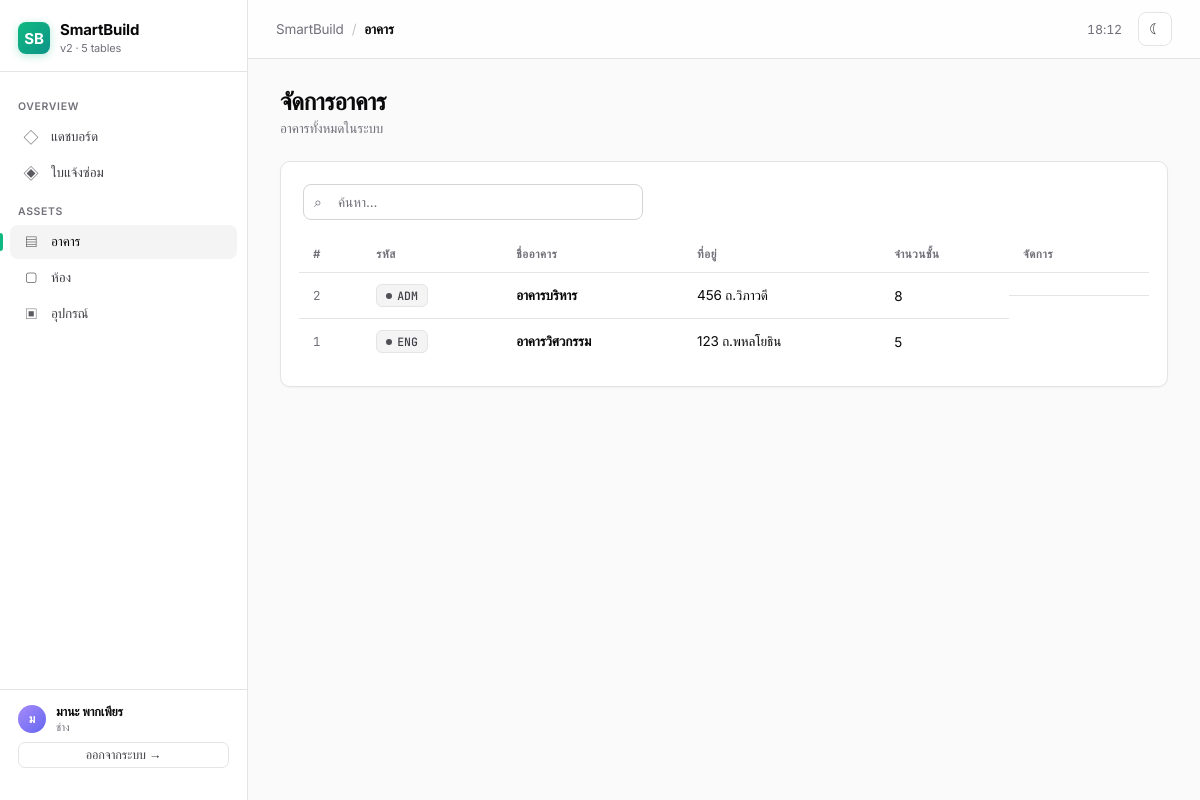
/buildings (signed in), run on the app's committed database.
### tables this page shows
CREATE TABLE users (
            id INTEGER PRIMARY KEY AUTOINCREMENT,
            username TEXT NOT NULL UNIQUE,
            password_hash TEXT NOT NULL,
            full_name TEXT NOT NULL,
            email TEXT,
            phone TEXT,
            role TEXT NOT NULL DEFAULT 'user',
            specialty TEXT,
            is_active INTEGER NOT NULL DEFAULT 1,
            created_at TEXT DEFAULT CURRENT_TIMESTAMP,
            last_login TEXT
        );

CREATE TABLE buildings (
            id INTEGER PRIMARY KEY AUTOINCREMENT,
            code TEXT NOT NULL UNIQUE,
            name TEXT NOT NULL,
            address TEXT,
            floors INTEGER DEFAULT 1,
            created_at TEXT DEFAULT CURRENT_TIMESTAMP
        );

### app.py (the view)
@app.route("/buildings")
@role_required("technician")
def buildings():
    rows = get_db().execute("SELECT * FROM buildings ORDER BY id DESC").fetchall()
    return render_template("buildings.html", rows=rows)

### app.py (called while the page is built)
def get_db():
    if "db" not in g:
        g.db = sqlite3.connect(DB_PATH)
        g.db.row_factory = sqlite3.Row
        g.db.execute("PRAGMA foreign_keys = ON")
    return g.db

def current_user():
    if "user_id" not in session:
        return None
    if "_user" not in g:
        g._user = get_db().execute(
            "SELECT * FROM users WHERE id=? AND is_active=1", (session["user_id"],)
        ).fetchone()
    return g._user

@app.context_processor
def inject_globals():
    return {
        "current_user": current_user(),
        "ROLE_LABELS": ROLE_LABELS,
        "STATUS_LABELS": STATUS_LABELS,
        "PRIORITY_LABELS": PRIORITY_LABELS,
        "EQUIP_STATUS_LABELS": EQUIP_STATUS_LABELS,
    }

def role_required(min_role):
    def deco(view):
        @wraps(view)
        def wrapped(*a, **kw):
            u = current_user()
            if not u:
                return redirect(url_for("login", next=request.path))
            if ROLE_LEVELS.get(u["role"], 0) < ROLE_LEVELS[min_role]:
                flash("คุณไม่มีสิทธิ์เข้าถึงส่วนนี้", "error")
                return redirect(url_for("index"))
            return view(*a, **kw)
        return wrapped
    return deco

@app.before_request
def require_login():
    if request.endpoint in (None, "login", "static"):
        return
    if not current_user():
        return redirect(url_for("login", next=request.path))

### templates/buildings.html (shortened to what this page needs)
{% extends 'base.html' %}
{% block crumb %}อาคาร{% endblock %}
{% block content %}
<h2 class="page-title">จัดการอาคาร</h2>
<p class="page-sub">อาคารทั้งหมดในระบบ</p>
<div class="card">
  <div class="toolbar">
    <div class="toolbar-left">
      <div class="search-box"><span class="ico">⌕</span><input id="searchBox" placeholder="ค้นหา..." oninput="tableSearch('searchBox','mainTable')"></div>
    </div>
  </div>
  <div class="table-wrap">
    <table id="mainTable">
      <thead><tr><th>#</th><th>รหัส</th><th>ชื่ออาคาร</th><th>ที่อยู่</th><th>จำนวนชั้น</th><th style="width:140px">จัดการ</th></tr></thead>
      <tbody>
        {% for r in rows %}
        <tr>
          <td class="mono" style="color:var(--muted)">{{ r.id }}</td>
          <td><span class="badge badge-normal mono">{{ r.code }}</span></td>
          <td><b>{{ r.name }}</b></td><td>{{ r.address or '—' }}</td><td>{{ r.floors }}</td>
          <td class="actions">
          </td>
        </tr>
        {% else %}<tr data-skip="1"><td colspan="6" class="empty">ยังไม่มีข้อมูล</td></tr>{% endfor %}
      </tbody>
    </table>
  </div>
</div>
{% endblock %}

### templates/base.html (shortened to what this page needs)
<!doctype html>
<html lang="th">
<head>
</head>
<body>
<aside class="sidebar" id="sidebar">
  <div class="brand">
    <div class="logo">SB</div>
    <div>
      <div class="brand-name">SmartBuild</div>
      <div class="brand-sub">v2 · 5 tables</div>
    </div>
  </div>
  <div class="nav-section">Overview</div>
  <a class="nav-link {% if request.endpoint=='index' %}active{% endif %}" href="{{ url_for('index') }}"><span class="ico">◇</span>แดชบอร์ด</a>
  <a class="nav-link {% if request.endpoint in ['repairs','repairs_detail'] %}active{% endif %}" href="{{ url_for('repairs') }}"><span class="ico">◈</span>ใบแจ้งซ่อม</a>
  {% if current_user and current_user.role in ['technician','manager','admin'] %}
  <div class="nav-section">Assets</div>
  <a class="nav-link {% if request.endpoint=='buildings' %}active{% endif %}" href="{{ url_for('buildings') }}"><span class="ico">▤</span>อาคาร</a>
  <a class="nav-link {% if request.endpoint=='rooms' %}active{% endif %}" href="{{ url_for('rooms') }}"><span class="ico">▢</span>ห้อง</a>
  <a class="nav-link {% if request.endpoint=='equipment' %}active{% endif %}" href="{{ url_for('equipment') }}"><span class="ico">▣</span>อุปกรณ์</a>
  {% endif %}
  <div class="sidebar-foot" style="display:flex;flex-direction:column;gap:8px">
    <div style="display:flex;align-items:center;gap:10px">
      <div class="avatar">{{ (current_user.full_name or current_user.username)[:1]|upper if current_user else '?' }}</div>
      <div style="flex:1;min-width:0">
        <div style="color:var(--text);font-weight:600;font-size:12.5px;white-space:nowrap;overflow:hidden;text-overflow:ellipsis">{{ current_user.full_name if current_user else '-' }}</div>
        <div style="font-size:11px">{{ ROLE_LABELS.get(current_user.role,'') if current_user else '' }}</div>
      </div>
    </div>
    <a href="{{ url_for('logout') }}" class="btn btn-ghost btn-sm" style="justify-content:center">ออกจากระบบ →</a>
  </div>
</aside>
<div class="main">
  <div class="topbar">
    <div style="display:flex;align-items:center;gap:12px">
      <div class="crumb"><span>SmartBuild</span><span class="crumb-sep">/</span><b>{% block crumb %}{% endblock %}</b></div>
    </div>
    <div class="topbar-right">
      <span class="clock" id="clock"></span>
      <button class="icon-btn" onclick="toggleTheme()" title="สลับธีม"><span id="themeIco">◐</span></button>
    </div>
  </div>
  <div class="content">{% block content %}{% endblock %}</div>
</div>
</body>
</html>

### data on the page
users: full_name "ม", full_name "มานะ พากเพียร", role "ช่าง"
buildings: id "2", code "ADM", name "อาคารบริหาร", address "456 ถ.วิภาวดี", floors "8"
buildings: id "1", code "ENG", name "อาคารวิศวกรรม", address "123 ถ.พหลโยธิน", floors "5"
